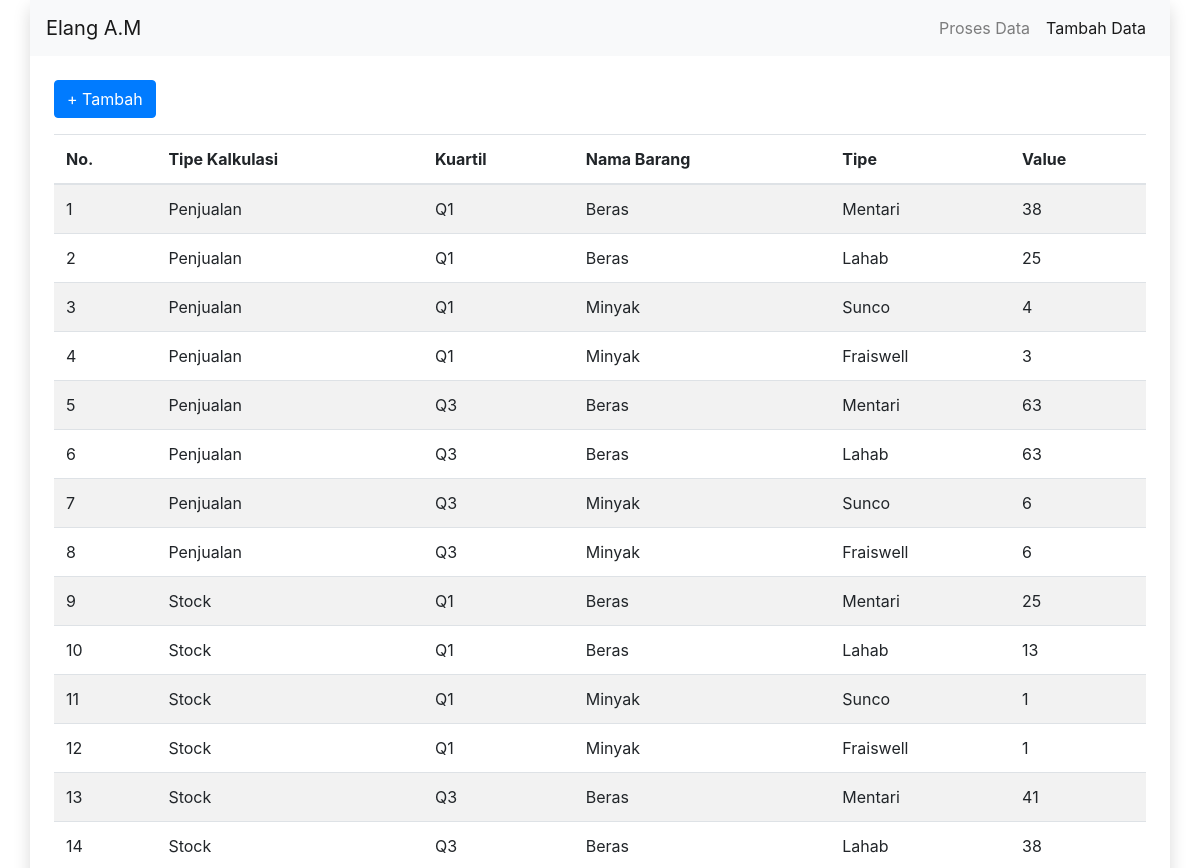
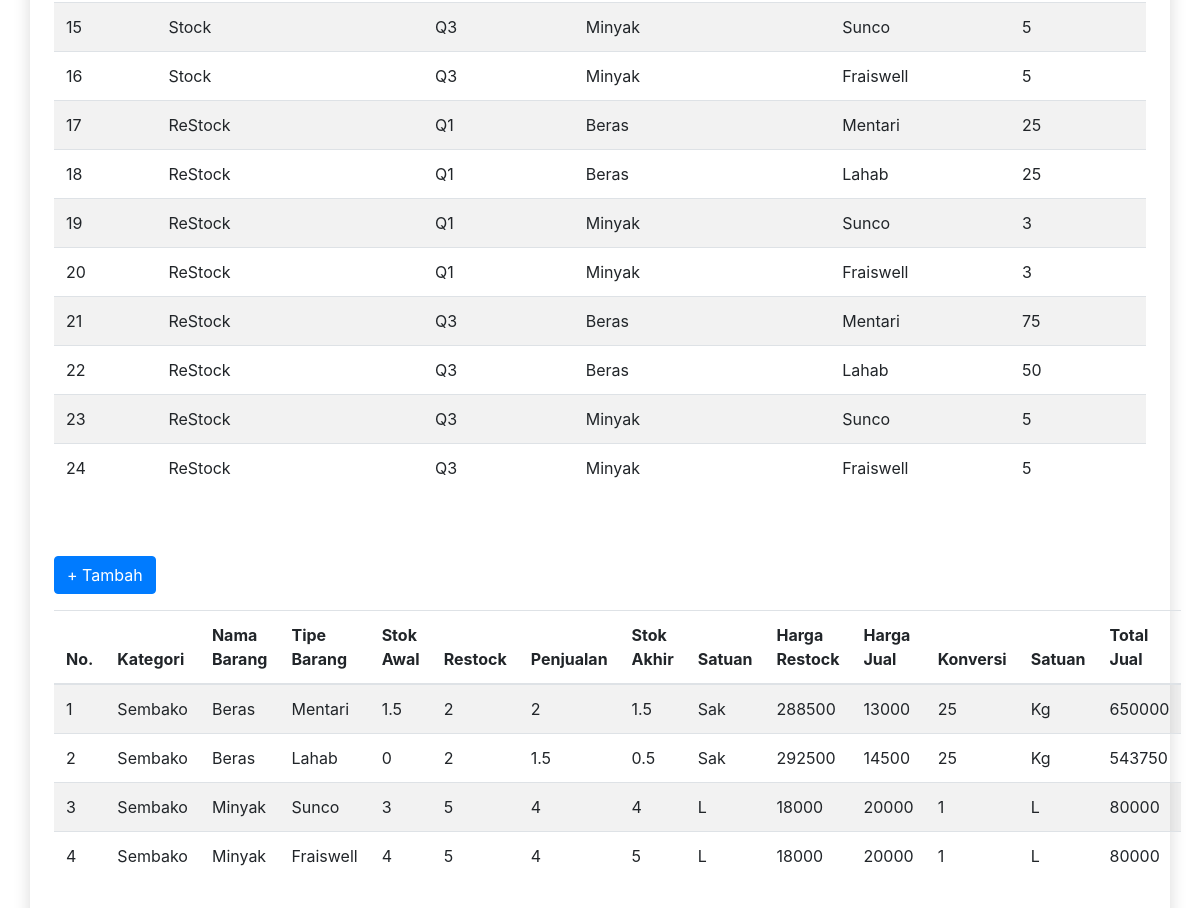
The app's page /dataShow.php with its own data (2 pictures, top to bottom).
### tables this page shows
CREATE TABLE `quartil` (
  `id` int(11) NOT NULL,
  `quartil` varchar(100) NOT NULL,
  `item` varchar(100) NOT NULL,
  `type_item` varchar(100) NOT NULL,
  `value` int(11) NOT NULL,
  `type_calculation` varchar(100) NOT NULL
);

CREATE TABLE `data` (
  `id` int(11) NOT NULL,
  `category` varchar(100) NOT NULL,
  `item` varchar(100) NOT NULL,
  `type_item` varchar(100) NOT NULL,
  `first_stock` varchar(100) NOT NULL,
  `restock` varchar(100) NOT NULL,
  `sale` varchar(100) NOT NULL,
  `end_stock` varchar(100) NOT NULL,
  `first_unit` varchar(100) NOT NULL,
  `restock_price` int(100) NOT NULL,
  `price_sale` int(100) NOT NULL,
  `conversion` int(100) NOT NULL,
  `second_unit` varchar(100) NOT NULL,
  `total_sales` int(100) NOT NULL
);

### dataShow.php (the view, shortened to what this page needs)
<!DOCTYPE html>
<html lang="en">
<head>
    <link rel="stylesheet" href="https://cdn.jsdelivr.net/npm/bootstrap@4.5.3/dist/css/bootstrap.min.css">
</head>
<body>
    <div class="container shadow p-0 bg-white">
        <nav class="navbar navbar-expand-lg navbar-light bg-light">
            <a class="navbar-brand" href="#">Elang A.M</a>
            <div class="collapse navbar-collapse justify-content-end" id="navbarNavDropdown">
                <ul class="navbar-nav">
                    <li class="nav-item">
                        <a class="nav-link" href="index.php">Proses Data</a>
                    </li>
                    <li class="nav-item active">
                        <a class="nav-link" href="dataShow.php">Tambah Data</a>
                    </li>
                </ul>
            </div>
        </nav>
        <main class="px-4 mt-4 pb-4">
            <button type="button" data-toggle="modal" data-target="#addQuartil" class="btn btn-primary mb-3">+ Tambah</button>
            <table class="table table-striped">
                <thead>
                    <tr>
                    <th scope="col">No.</th>
                    <th scope="col">Tipe Kalkulasi</th>
                    <th scope="col">Kuartil</th>
                    <th scope="col">Nama Barang</th>
                    <th scope="col">Tipe</th>
                    <th scope="col">Value</th>
                    </tr>
                </thead>
                <tbody id="table">
                <?php
                include 'connection/connection.php';
                $no = 1;
                $queryData  = mysqli_query($connect, "SELECT * FROM quartil");
                while($row = mysqli_fetch_array($queryData)){ ?>
                    <tr>
                        <td><?=$no?></td>
                        <td><?=$row['type_calculation']?></td>
                        <td><?=$row['quartil']?></td>
                        <td><?=$row['item']?></td>
                        <td><?=$row['type_item']?></td>
                        <td><?=$row['value']?></td>
                    </tr>
                <?php $no++; } ?>
                </tbody>
            </table>
        </main>
        <main class="px-4 mt-4 pb-4">
            <button type="button" data-toggle="modal" data-target="#addData" class="btn btn-primary mb-3">+ Tambah</button>
            <table class="table table-striped">
                <thead>
                    <tr>
                        <th scope="col">No.</th>
                        <th scope="col">Kategori</th>
                        <th scope="col">Nama Barang</th>
                        <th scope="col">Tipe Barang</th>
                        <th scope="col">Stok Awal</th>
                        <th scope="col">Restock</th>
                        <th scope="col">Penjualan</th>
                        <th scope="col">Stok Akhir</th>
                        <th scope="col">Satuan</th>
                        <th scope="col">Harga Restock</th>
                        <th scope="col">Harga Jual</th>
                        <th scope="col">Konversi</th>
                        <th scope="col">Satuan</th>
                        <th scope="col">Total Jual</th>
                    </tr>
                </thead>
                <tbody id="table">
                <?php
                include 'connection/connection.php';
                $no = 1;
                $queryData  = mysqli_query($connect, "SELECT * FROM data");
                while($row = mysqli_fetch_array($queryData)){ ?>
                    <tr>
                        <td><?=$no?></td>
                        <td><?=$row['category']?></td>
                        <td><?=$row['item']?></td>
                        <td><?=$row['type_item']?></td>
                        <td><?=$row['first_stock']?></td>
                        <td><?=$row['restock']?></td>
                        <td><?=$row['sale']?></td>
                        <td><?=$row['end_stock']?></td>
                        <td><?=$row['first_unit']?></td>
                        <td><?=$row['restock_price']?></td>
                        <td><?=$row['price_sale']?></td>
                        <td><?=$row['conversion']?></td>
                        <td><?=$row['second_unit']?></td>
                        <td><?=$row['total_sales']?></td>
                    </tr>
                <?php $no++; } ?>
                </tbody>
            </table>
        </main>
    </div>
</body>
</html>

### records on screen
quartil: type_calculation "Penjualan", quartil "Q1", item "Beras", type_item "Mentari", value "38"
quartil: type_calculation "Penjualan", quartil "Q1", item "Beras", type_item "Lahab", value "25"
quartil: type_calculation "Penjualan", quartil "Q1", item "Minyak", type_item "Sunco", value "4"
quartil: type_calculation "Penjualan", quartil "Q1", item "Minyak", type_item "Fraiswell", value "3"
quartil: type_calculation "Penjualan", quartil "Q3", item "Beras", type_item "Mentari", value "63"
quartil: type_calculation "Penjualan", quartil "Q3", item "Beras", type_item "Lahab", value "63"
quartil: type_calculation "Penjualan", quartil "Q3", item "Minyak", type_item "Sunco", value "6"
quartil: type_calculation "Penjualan", quartil "Q3", item "Minyak", type_item "Fraiswell", value "6"
quartil: type_calculation "Stock", quartil "Q1", item "Beras", type_item "Mentari", value "25"
quartil: type_calculation "Stock", quartil "Q1", item "Beras", type_item "Lahab", value "13"
quartil: type_calculation "Stock", quartil "Q1", item "Minyak", type_item "Sunco", value "1"
quartil: type_calculation "Stock", quartil "Q1", item "Minyak", type_item "Fraiswell", value "1"
quartil: type_calculation "Stock", quartil "Q3", item "Beras", type_item "Mentari", value "41"
quartil: type_calculation "Stock", quartil "Q3", item "Beras", type_item "Lahab", value "38"
quartil: type_calculation "Stock", quartil "Q3", item "Minyak", type_item "Sunco", value "5"
quartil: type_calculation "Stock", quartil "Q3", item "Minyak", type_item "Fraiswell", value "5"
quartil: type_calculation "ReStock", quartil "Q1", item "Beras", type_item "Mentari", value "25"
quartil: type_calculation "ReStock", quartil "Q1", item "Beras", type_item "Lahab", value "25"
quartil: type_calculation "ReStock", quartil "Q1", item "Minyak", type_item "Sunco", value "3"
quartil: type_calculation "ReStock", quartil "Q1", item "Minyak", type_item "Fraiswell", value "3"
quartil: type_calculation "ReStock", quartil "Q3", item "Beras", type_item "Mentari", value "75"
quartil: type_calculation "ReStock", quartil "Q3", item "Beras", type_item "Lahab", value "50"
quartil: type_calculation "ReStock", quartil "Q3", item "Minyak", type_item "Sunco", value "5"
quartil: type_calculation "ReStock", quartil "Q3", item "Minyak", type_item "Fraiswell", value "5"
data: category "Sembako", item "Beras", type_item "Mentari", first_stock "1.5", restock "2", sale "2", end_stock "1.5", first_unit "Sak", restock_price "288500", price_sale "13000", conversion "25", second_unit "Kg", total_sales "650000"
data: category "Sembako", item "Beras", type_item "Lahab", first_stock "0", restock "2", sale "1.5", end_stock "0.5", first_unit "Sak", restock_price "292500", price_sale "14500", conversion "25", second_unit "Kg", total_sales "543750"
data: category "Sembako", item "Minyak", type_item "Sunco", first_stock "3", restock "5", sale "4", end_stock "4", first_unit "L", restock_price "18000", price_sale "20000", conversion "1", second_unit "L", total_sales "80000"
data: category "Sembako", item "Minyak", type_item "Fraiswell", first_stock "4", restock "5", sale "4", end_stock "5", first_unit "L", restock_price "18000", price_sale "20000", conversion "1", second_unit "L", total_sales "80000"
